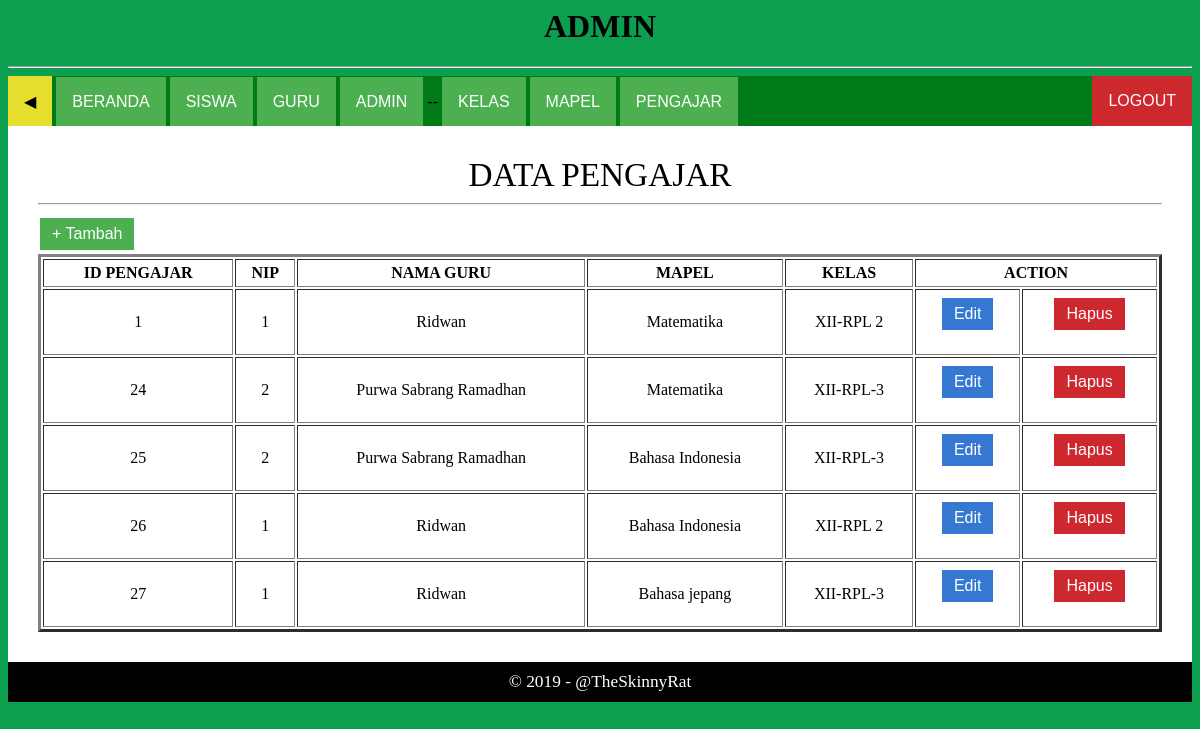
Screenshot of /page/admin/pengajar.php (signed in) with the database file from the repository.
### tables this page shows
CREATE TABLE `tbl_pengajar` (
  `id_pengajar` int(11) NOT NULL,
  `nip` int(11) NOT NULL,
  `id_mapel` int(11) NOT NULL,
  `id_kelas` int(11) NOT NULL
);

CREATE TABLE `tbl_guru` (
  `nip` int(11) NOT NULL,
  `password` text NOT NULL,
  `nama` varchar(50) NOT NULL,
  `tempat_lahir` varchar(20) NOT NULL,
  `tanggal_lahir` date NOT NULL,
  `email` varchar(50) NOT NULL,
  `no_tlp` varchar(15) NOT NULL,
  `jenis_kelamin` enum('L','P','','') NOT NULL
);

CREATE TABLE `tbl_mapel` (
  `id_mapel` int(11) NOT NULL,
  `nama_mapel` varchar(50) NOT NULL
);

CREATE TABLE `tbl_kelas` (
  `id_kelas` int(11) NOT NULL,
  `kelas` varchar(30) NOT NULL
);

### page/admin/pengajar.php (the view, shortened to what this page needs)
<?php session_start();
if($_SESSION && $_SESSION['login'] == 'admin'){ ?>
<?php require_once('assets/header.php'); ?>
<?php
$query = mysql_query("SELECT *, tbl_guru.nama as nama_guru FROM tbl_pengajar LEFT JOIN tbl_guru ON tbl_pengajar.nip=tbl_guru.nip LEFT JOIN tbl_mapel ON tbl_pengajar.id_mapel=tbl_mapel.id_mapel LEFT JOIN tbl_kelas ON tbl_pengajar.id_kelas=tbl_kelas.id_kelas");
?>
<div class="content">
	<div class="font">
		<div style="font-size: 25pt;">
			<center>DATA PENGAJAR</center>
		</div><hr>
		<a href="pengajar_form.php"><button class="button button1">+ Tambah</button></a>
		<table style="text-align: center;" border="3" cellpadding="4" width="100%" height="auto">
			<tr>
				<th>ID PENGAJAR</th>
				<th>NIP</th>
				<th>NAMA GURU</th>
				<th>MAPEL</th>
				<th>KELAS</th>
				<th colspan="2">ACTION</th>
			</tr>
			<?php
while ($data = mysql_fetch_assoc($query)) {
?>
			<tr>
				<td>
					<?php echo $data['id_pengajar'];  ?>
				</td>
				<td>
					<?php echo $data['nip'];  ?>
				</td>
				<td>
					<?php echo $data['nama_guru'];  ?>
				</td>
				<td>
					<?php echo $data['nama_mapel'];  ?>
				</td>
				<td>
					<?php echo $data['kelas'];  ?>
				</td>
				<td>
					<form action="pengajar_form.php" method="post">
						<input type="submit" name="edit" class="button button-info" value="Edit">
					</form>
				</td>
				<td>
					<form action="action/pengajar_act.php" method="post">
						<input type="submit" name="hapus" class="button button-danger" value="Hapus">
					</form>
				</td>
			</tr>
			<?php
}
?>
		</table>
	</div>
</div>
<?php require_once('assets/footer.php'); ?>
<?php }else{ ?>
<script language="javascript">
	document.location = '../../index.php'
</script>
<?php } ?>

### page/admin/assets/header.php (shortened to what this page needs)
<html>
<head>
	<link rel="stylesheet" type="text/css" href="assets/css/main.css" />
</head>
<body bgcolor="#0D9F5">
	<h1>
		<center class="judul">ADMIN</center>
	</h1>
	<hr>
	<div class="menuatas">
		<a href="../../index.php"><button class="btnatas-warning">◀</button></a>
		<a href="index.php"><button class="btnatas-success">BERANDA</button></a>
		<a href="siswa.php"><button class="btnatas-success">SISWA</button></a>
		<a href="guru.php"><button class="btnatas-success">GURU</button></a>
		<a href="admin.php"><button class="btnatas-success">ADMIN</button></a> --
		<a href="kelas.php"><button class="btnatas-success">KELAS</button></a>
		<a href="mapel.php"><button class="btnatas-success">MAPEL</button></a>
		<a href="pengajar.php"><button class="btnatas-success">PENGAJAR</button></a>
		<a href="action/logout.php"><button class="btnatas-danger" style="float: right;">LOGOUT</button></a>
	</div>

### page/admin/assets/footer.php
<div class="footer">
	<div class="font-c">
		&copy; 2019 - @TheSkinnyRat
	</div>
</div>
</body>
</html>

### page/admin/assets/css/main.css (style rules this page uses)
.judul { text-align: center; font-family: trebuchet ms; }
.menuatas { width: 100%; height: 50px; background: #017B17; float: left; }
.button { background-color: #4CAF50; border: none; color: white; padding: 5px 10px; text-align: center; text-decoration: none; display: inline-block; font-size: 16px; margin: 4px 2px; -webkit-transition-duration: 0.8s; transition-duration: 0.8s; cursor: pointer; }
.button1 { background-color: #4CAF50; color: white; border: 2px solid #4CAF50; }
.button-danger { background-color: #cc282d; color: white; border: 2px solid #cc282d; }
.button-info { background-color: #3578d2; color: white; border: 2px solid #3578d2; }
.btnatas-success { background-color: #4CAF50; color: white; padding: 16px; font-size: 16px; border: none; cursor: pointer; }
.btnatas-danger { background-color: #cc282d; color: white; padding: 16px; font-size: 16px; border: none; cursor: pointer; }
.btnatas-warning { background-color: #e6de2d; color: black; padding: 16px; font-size: 16px; border: none; cursor: pointer; }
.content { background: white; float: left; align-content: center; width: 100%; height: auto; }
.content .font { padding: 20px; }
.footer { width: 100%; background-color: #000000; float: left; color: #ffffff; }
.font { margin: 10px; font: 13pt 'trebuchet ms'; }
.font-c { margin: 10px; font: 13pt 'trebuchet ms'; text-align: center; }

### rows the page displays
tbl_pengajar: id_pengajar "1", tbl_guru.nip "1", tbl_guru.nama "Ridwan", id_mapel.nama_mapel "Matematika", id_kelas.kelas "XII-RPL 2"
tbl_pengajar: id_pengajar "24", tbl_guru.nip "2", tbl_guru.nama "Purwa Sabrang Ramadhan", id_mapel.nama_mapel "Matematika", id_kelas.kelas "XII-RPL-3"
tbl_pengajar: id_pengajar "25", tbl_guru.nip "2", tbl_guru.nama "Purwa Sabrang Ramadhan", id_mapel.nama_mapel "Bahasa Indonesia", id_kelas.kelas "XII-RPL-3"
tbl_pengajar: id_pengajar "26", tbl_guru.nip "1", tbl_guru.nama "Ridwan", id_mapel.nama_mapel "Bahasa Indonesia", id_kelas.kelas "XII-RPL 2"
tbl_pengajar: id_pengajar "27", tbl_guru.nip "1", tbl_guru.nama "Ridwan", id_mapel.nama_mapel "Bahasa jepang", id_kelas.kelas "XII-RPL-3"
